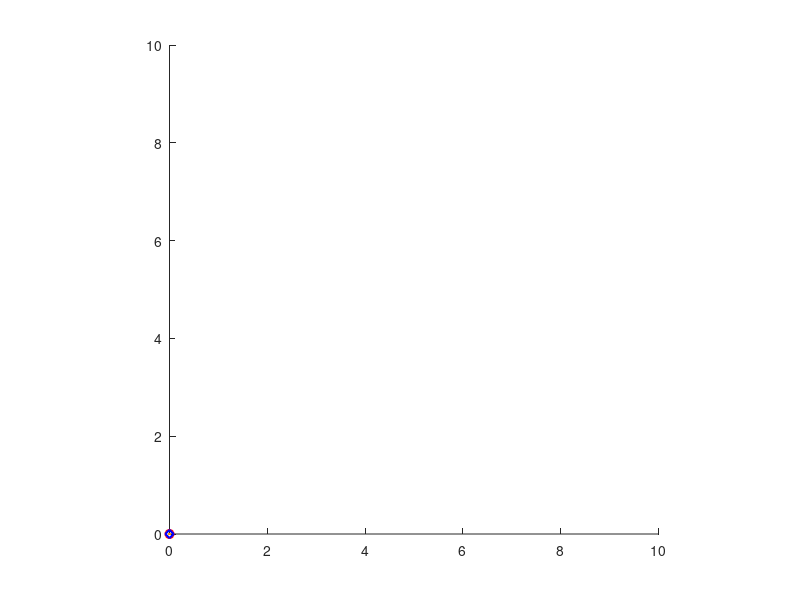

Reproduce this figure in MATLAB. (Note: this script raises an error after producing the figure.)
function simulate()

    close all
    clf
    hold on
    plot_prediction = plot(0,0,'or-', 'Linewidth', 1.5);
    plot_trajectory = plot(0,0,'db-','Linewidth', 1.5);
    plot_uav_body = plot(0,0,'Color',[1 0.6 0],'LineWidth',3);
    state_trajectory=[];
    control_variables=[];
    
    axis square
  xlim([0 10])
ylim([0 10])
    
    current_state = [0;0;0;0;0;0;0;0];
    current_MPC_solution = [];
    
    [H,Ts,id_u1,id_u2,id_x,id_z,id_theta,id_dotx,id_dotz,id_dottheta,id_f1, id_f2]  = drone_info;
%     [xobs,yobs, obj_coord,radius] = obstacle;
    [mass,inertia_moment,arm_moment,gravitational_acceleration] = parameters;
%     plot(xobs,yobs, '-k','Linewidth', 1.5);

    for k = 1:50
        
        %% Run the controller
        [command, current_MPC_solution, predicted_trajectory] = ...
            optimizetrajectory(current_state, current_MPC_solution);
        
        %% Run the simulation
        current_state = simulate_timestep(current_state, command);

        %% Visualize
        plot_prediction.XData = predicted_trajectory(:,1);
        plot_prediction.YData = predicted_trajectory(:,2);
        plot_trajectory.XData(end+1) = current_state(1);
        plot_trajectory.YData(end+1) = current_state(2);
        plot_uav_body.XData = [0 -sin(current_state(3))]*4 + current_state(1);
        plot_uav_body.YData = [0 cos(current_state(3))]*4+ current_state(2);
        
        state_trajectory(end+1,:) = current_state;
        control_variables(end+1,:) = current_MPC_solution;
        
        drawnow
        pause(0.05)
    end
    save('states.mat','state_trajectory')
    save('control.mat','control_variables')

end